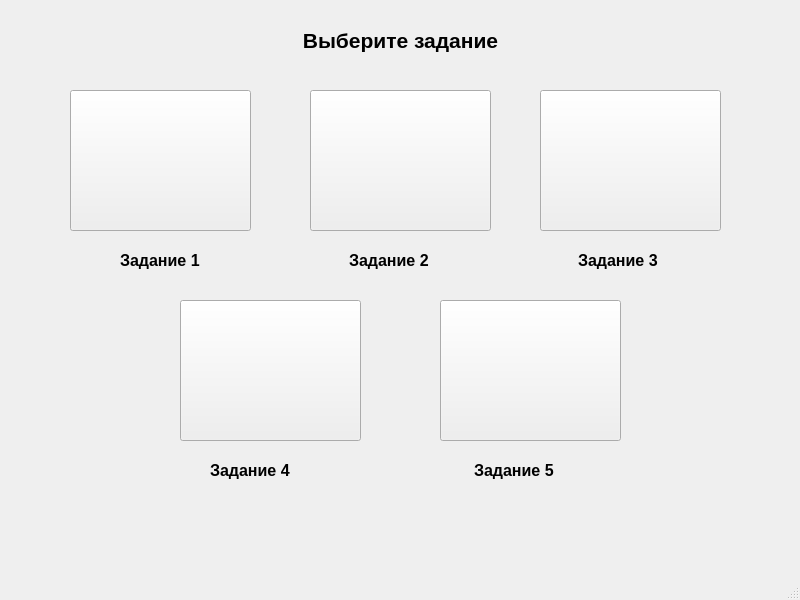
<?xml version="1.0" encoding="UTF-8"?>
<ui version="4.0">
 <class>MainWindow</class>
 <widget class="QMainWindow" name="MainWindow">
  <property name="geometry">
   <rect>
    <x>0</x>
    <y>0</y>
    <width>800</width>
    <height>600</height>
   </rect>
  </property>
  <property name="minimumSize">
   <size>
    <width>800</width>
    <height>600</height>
   </size>
  </property>
  <property name="maximumSize">
   <size>
    <width>800</width>
    <height>600</height>
   </size>
  </property>
  <property name="windowTitle">
   <string>Выбор задания</string>
  </property>
  <widget class="QWidget" name="centralwidget">
   <widget class="QLabel" name="label_2">
    <property name="geometry">
     <rect>
      <x>180</x>
      <y>20</y>
      <width>441</width>
      <height>41</height>
     </rect>
    </property>
    <property name="font">
     <font>
      <family>Arial</family>
      <pointsize>16</pointsize>
      <weight>75</weight>
      <bold>true</bold>
     </font>
    </property>
    <property name="text">
     <string>Выберите задание</string>
    </property>
    <property name="alignment">
     <set>Qt::AlignCenter</set>
    </property>
   </widget>
   <widget class="QPushButton" name="pushButton">
    <property name="geometry">
     <rect>
      <x>70</x>
      <y>90</y>
      <width>181</width>
      <height>141</height>
     </rect>
    </property>
    <property name="text">
     <string/>
    </property>
   </widget>
   <widget class="QPushButton" name="pushButton_2">
    <property name="geometry">
     <rect>
      <x>310</x>
      <y>90</y>
      <width>181</width>
      <height>141</height>
     </rect>
    </property>
    <property name="text">
     <string/>
    </property>
   </widget>
   <widget class="QPushButton" name="pushButton_3">
    <property name="geometry">
     <rect>
      <x>540</x>
      <y>90</y>
      <width>181</width>
      <height>141</height>
     </rect>
    </property>
    <property name="text">
     <string/>
    </property>
   </widget>
   <widget class="QPushButton" name="pushButton_4">
    <property name="geometry">
     <rect>
      <x>180</x>
      <y>300</y>
      <width>181</width>
      <height>141</height>
     </rect>
    </property>
    <property name="text">
     <string/>
    </property>
   </widget>
   <widget class="QPushButton" name="pushButton_5">
    <property name="geometry">
     <rect>
      <x>440</x>
      <y>300</y>
      <width>181</width>
      <height>141</height>
     </rect>
    </property>
    <property name="text">
     <string/>
    </property>
   </widget>
   <widget class="QWidget" name="horizontalLayoutWidget">
    <property name="geometry">
     <rect>
      <x>120</x>
      <y>220</y>
      <width>681</width>
      <height>80</height>
     </rect>
    </property>
    <layout class="QHBoxLayout" name="horizontalLayout">
     <item>
      <widget class="QLabel" name="label">
       <property name="font">
        <font>
         <family>Arial</family>
         <pointsize>12</pointsize>
         <weight>75</weight>
         <bold>true</bold>
        </font>
       </property>
       <property name="text">
        <string>Задание 1</string>
       </property>
      </widget>
     </item>
     <item>
      <widget class="QLabel" name="label_3">
       <property name="font">
        <font>
         <family>Arial</family>
         <pointsize>12</pointsize>
         <weight>75</weight>
         <bold>true</bold>
        </font>
       </property>
       <property name="text">
        <string>Задание 2</string>
       </property>
      </widget>
     </item>
     <item>
      <widget class="QLabel" name="label_4">
       <property name="font">
        <font>
         <family>Arial</family>
         <pointsize>12</pointsize>
         <weight>75</weight>
         <bold>true</bold>
        </font>
       </property>
       <property name="text">
        <string>Задание 3</string>
       </property>
      </widget>
     </item>
    </layout>
   </widget>
   <widget class="QWidget" name="horizontalLayoutWidget_2">
    <property name="geometry">
     <rect>
      <x>210</x>
      <y>430</y>
      <width>521</width>
      <height>80</height>
     </rect>
    </property>
    <layout class="QHBoxLayout" name="horizontalLayout_2">
     <item>
      <widget class="QLabel" name="label_5">
       <property name="font">
        <font>
         <family>Arial</family>
         <pointsize>12</pointsize>
         <weight>75</weight>
         <bold>true</bold>
        </font>
       </property>
       <property name="text">
        <string>Задание 4</string>
       </property>
      </widget>
     </item>
     <item>
      <widget class="QLabel" name="label_6">
       <property name="font">
        <font>
         <family>Arial</family>
         <pointsize>12</pointsize>
         <weight>75</weight>
         <bold>true</bold>
        </font>
       </property>
       <property name="text">
        <string>Задание 5</string>
       </property>
      </widget>
     </item>
    </layout>
   </widget>
  </widget>
  <widget class="QStatusBar" name="statusbar"/>
 </widget>
 <resources/>
 <connections/>
</ui>
